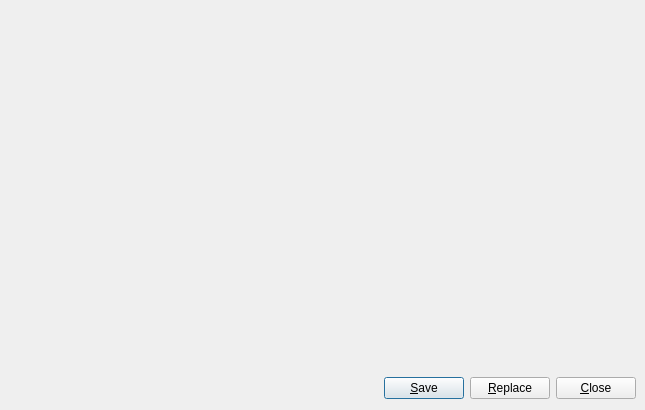
<?xml version="1.0" encoding="UTF-8"?>
<ui version="4.0">
 <class>ImageEditorDialog</class>
 <widget class="QDialog" name="ImageEditorDialog">
  <property name="geometry">
   <rect>
    <x>0</x>
    <y>0</y>
    <width>645</width>
    <height>410</height>
   </rect>
  </property>
  <property name="windowTitle">
   <string>Snapmatic Image Editor</string>
  </property>
  <layout class="QVBoxLayout" name="vlInterface">
   <property name="leftMargin">
    <number>0</number>
   </property>
   <property name="topMargin">
    <number>0</number>
   </property>
   <property name="rightMargin">
    <number>0</number>
   </property>
   <property name="bottomMargin">
    <number>0</number>
   </property>
   <item>
    <widget class="QLabel" name="labPicture">
     <property name="minimumSize">
      <size>
       <width>645</width>
       <height>360</height>
      </size>
     </property>
     <property name="text">
      <string/>
     </property>
    </widget>
   </item>
   <item>
    <widget class="QFrame" name="buttomFrame">
     <property name="frameShape">
      <enum>QFrame::NoFrame</enum>
     </property>
     <property name="frameShadow">
      <enum>QFrame::Plain</enum>
     </property>
     <property name="lineWidth">
      <number>0</number>
     </property>
     <layout class="QHBoxLayout" name="hlButtons">
      <item>
       <spacer name="hsButtons">
        <property name="orientation">
         <enum>Qt::Horizontal</enum>
        </property>
        <property name="sizeHint" stdset="0">
         <size>
          <width>381</width>
          <height>13</height>
         </size>
        </property>
       </spacer>
      </item>
      <item>
       <widget class="QPushButton" name="cmdSave">
        <property name="text">
         <string>&amp;Save</string>
        </property>
       </widget>
      </item>
      <item>
       <widget class="QPushButton" name="cmdReplace">
        <property name="text">
         <string>&amp;Replace</string>
        </property>
       </widget>
      </item>
      <item>
       <widget class="QPushButton" name="cmdClose">
        <property name="text">
         <string>&amp;Close</string>
        </property>
       </widget>
      </item>
     </layout>
    </widget>
   </item>
  </layout>
 </widget>
 <resources/>
 <connections/>
</ui>
